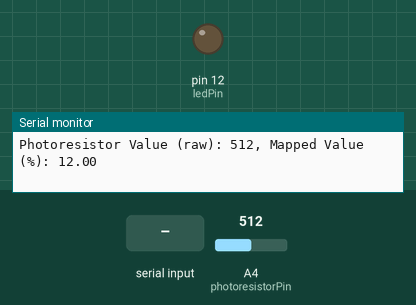
Bench run of a sketch on a simulated Arduino Uno, built with avr-gcc and run on an emulated ATmega328P. Parts: output pins drawn as LEDs (lit = HIGH), the last lines printed to the serial monitor. The inputs (shaded band) are chosen by the test bench; at power-on: A4 (photoresistorPin) = 512.

Above: at 1.2 s.
1.3 s: "90,45\n" received over Serial
At 3.3 s:
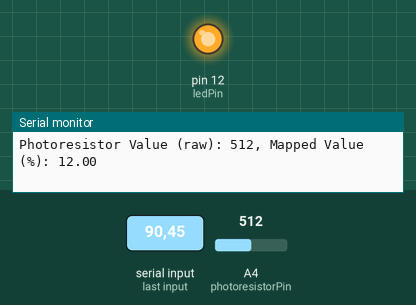
4.1 s: A4 (photoresistorPin) set to 45
5.6 s: A4 (photoresistorPin) set to 38
At 6.8 s:
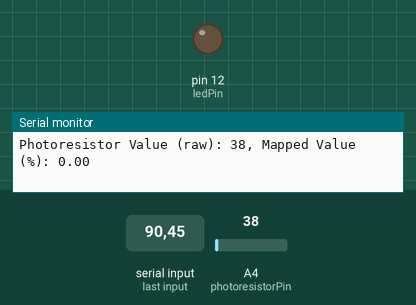
7.1 s: A4 (photoresistorPin) set to 80
At 8.6 s:
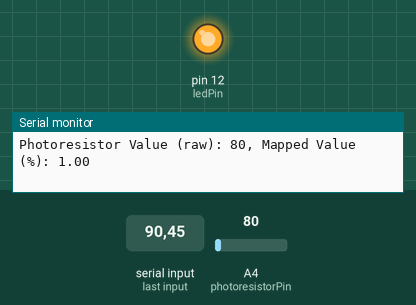
Timing chart, 0 to 9.6 s (numbered marks = the images above; inputs shaded):
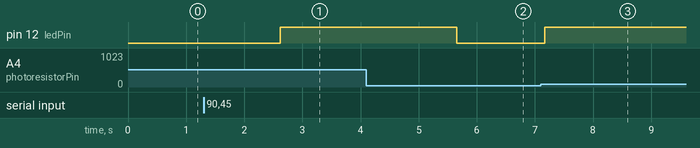

The sketch:

Photoresistor_and_LED.ino
```cpp
//A photoresistor, also known as a light-dependent resistor (LDR) or photoconductive cell,
//is a passive electronic component that exhibits a change in resistance in response to light intensity.
//In simpler terms, the more light that shines on a photoresistor, the lower its resistance becomes.
//Conversely, in darkness, a photoresistor's resistance is very high.

//Photoresistors are typically made from semiconductor materials like cadmium sulfide (CdS) or lead sulfide (PbS).
//When light strikes the photoresistor, it excites electrons in the material, allowing them to flow more easily.
//This increased flow of electrons corresponds to a decrease in resistance.

// Define the photoresistor and LED pins
const int photoresistorPin = 4;
const int ledPin = 12;

// Define the threshold variable
float threshold = 70.0f;
//Sets a brightness threshold (initially 50) to control LED behavior.

// Set the LED pin as an output
void setup() {
  pinMode(ledPin, OUTPUT);
  //Configures ledPin as an output pin, enabling LED control.
  Serial.begin(115200);
  //Initializes serial communication for potential user input (threshold adjustment).
}

// Loop forever
void loop() {

  // Read the photoresistor value
  int photoresistorValue = analogRead(photoresistorPin);
  //Reads the analog voltage value from the photoresistor, ranging from 0 (dark) to 4095 (bright).

  // Map the photoresistor value to a value between 0 and 100
  float mappedPhotoresistorValue = map(photoresistorValue, 0, 4095, 0.0f, 100.0f);
  //Rescales the photoresistorValue to a more intuitive percentage-like range (0 to 100), representing brightness levels.

Serial.print("Photoresistor Value (raw): ");
Serial.print(photoresistorValue);
Serial.print(", Mapped Value (%): ");
Serial.println(mappedPhotoresistorValue);

  // Compare the mapped photoresistor value to the threshold value
  if (mappedPhotoresistorValue > threshold) {
    // Turn the LED on
    digitalWrite(ledPin, HIGH);
  } else {
    // Turn the LED off
    digitalWrite(ledPin, LOW);
  }

  // Read the threshold value from the Serial Monitor
  if (Serial.available()) {
  //Checks for available serial input from a user.
    threshold = Serial.parseFloat();
    //Reads a new threshold value from the serial monitor.
    Serial.println(threshold);
    //Prints the new threshold value to the serial monitor for confirmation.
  }

  // Delay for 100 milliseconds
  delay(100);
}
```

Measured:
- the behaviour switches between 41 and 40 on A4 (photoresistorPin) (found by bisection; images 1 and 2)
- after the input at 1.3 s, pin 12 (ledPin): LOW → HIGH after 1.3 s
- after the input at 5.6 s, pin 12 (ledPin): HIGH → LOW after 0.05 s
- after the input at 7.1 s, pin 12 (ledPin): LOW → HIGH after 0.07 s
